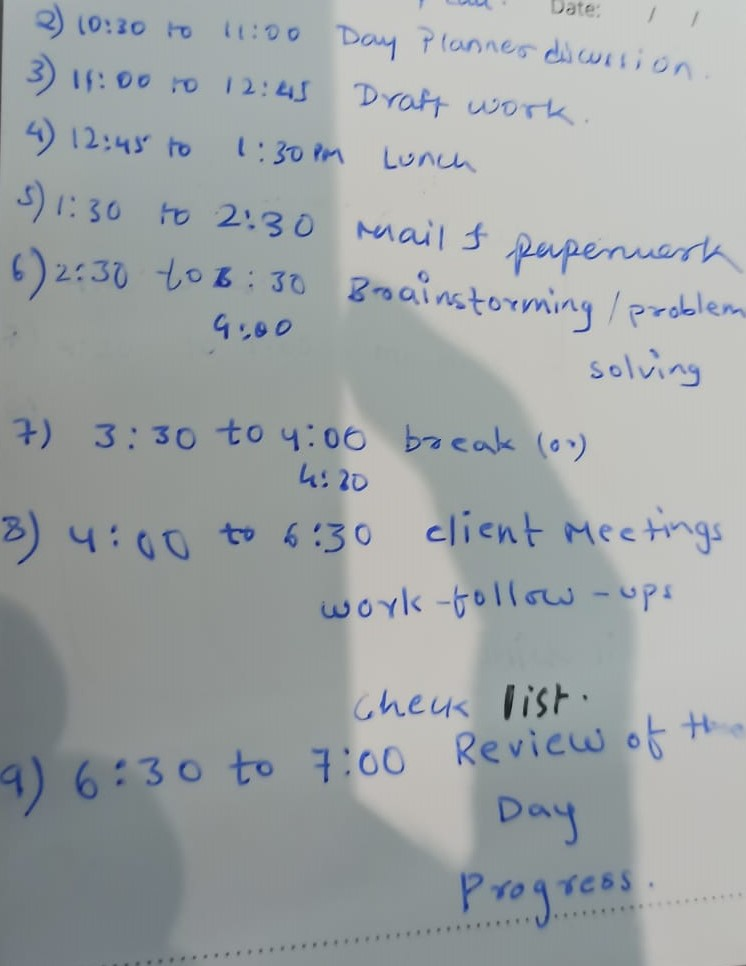
#> input picture Inputs/13.jpeg, 746 x 966 px
$ python -i 'Text enhance functions.py'   (imports and definitions only)   (older library calls are emulated)
#> lines starting #> are read from the running program, lines starting #| are printed output that depends on the picture
#> further down, picture is the input picture: shape (966, 746, 3); mean B, G, R 165.8, 164, 158.6
import cv2
import numpy as np

# [1 line not run here, left out]

def inversion(img):
    return cv2.bitwise_not(img)

def grayscale(img):
    return cv2.cvtColor(img,cv2.COLOR_BGR2GRAY)

def threshold_equalizer(img):
     thresh_val,thresh_img=cv2.threshold(img,120,220,cv2.THRESH_BINARY)
     return thresh_img

# [28 lines left out: functions noise_removal, font_thicker, font_thinner, laplacian, not called in this run]

def CLAHE(img):
    (b, g, r) = cv2.split(img)
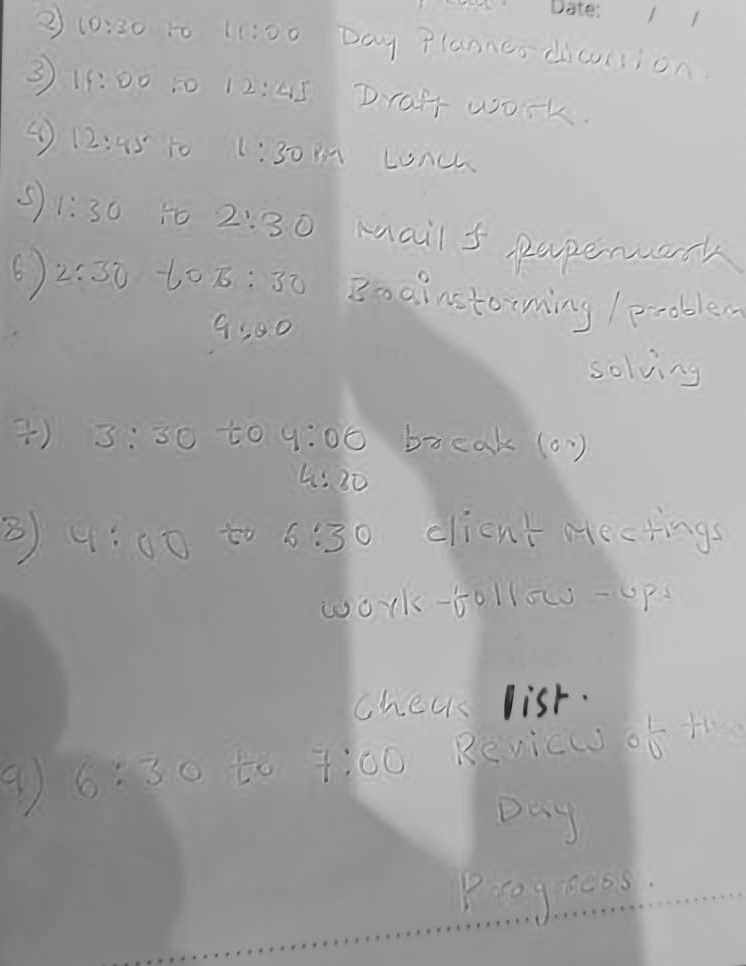
#> b: shape (966, 746); min 25, max 255, mean 165.8
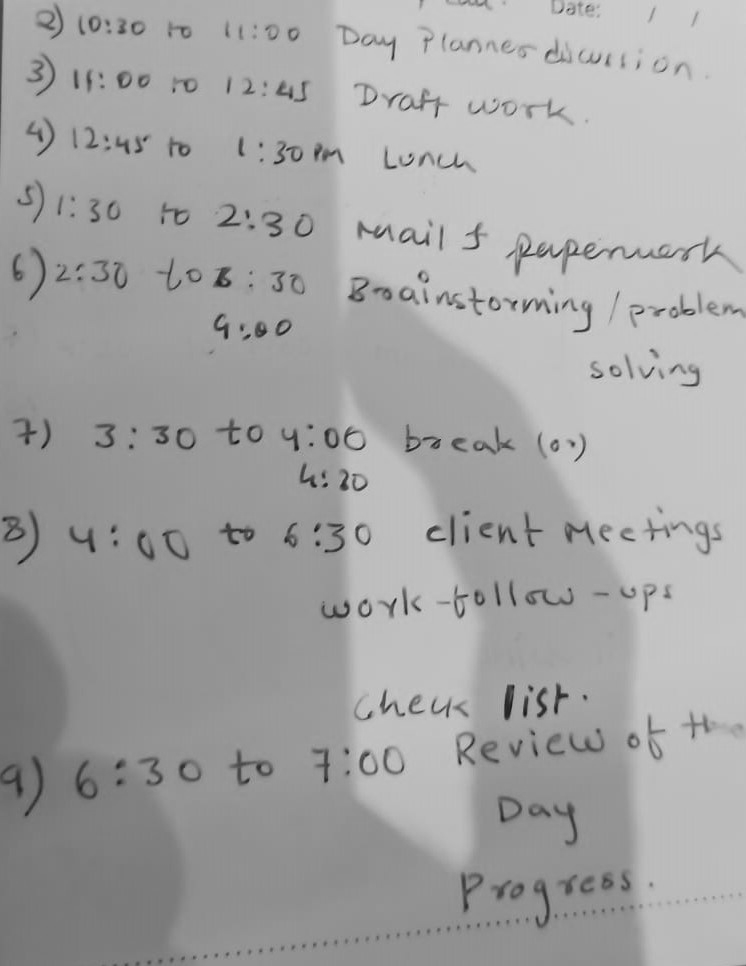
#> g: shape (966, 746); min 10, max 218, mean 164
    clahe=cv2.createCLAHE(clipLimit=3.0,tileGridSize=(8,8))
    equalized_imageb = clahe.apply(b)
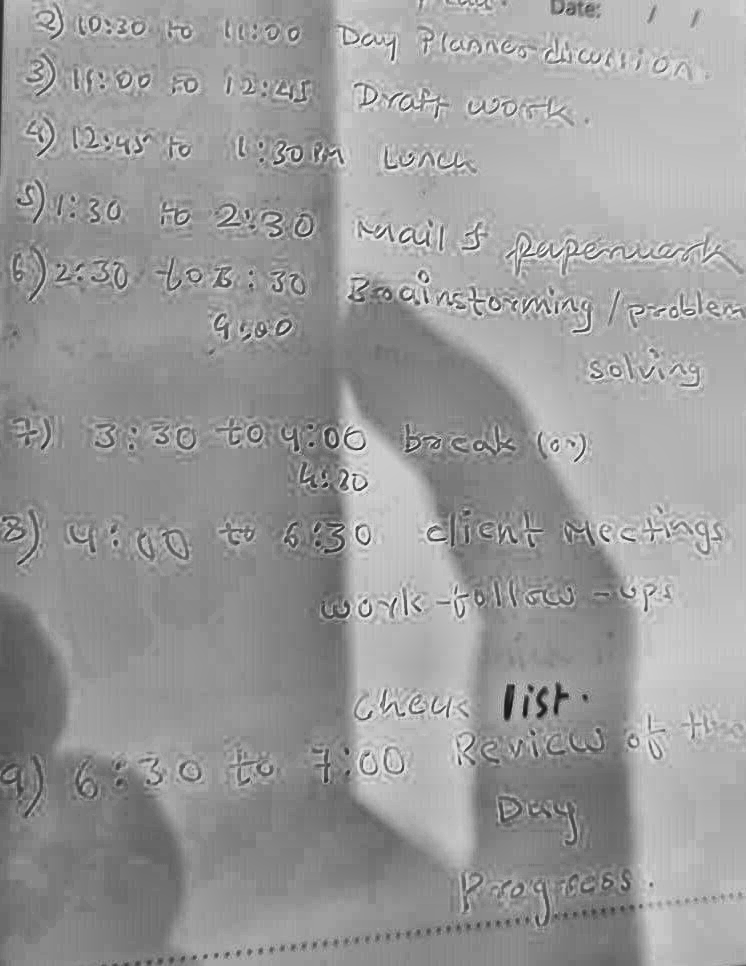
#> equalized_imageb: shape (966, 746); min 17, max 255, mean 154.8
    equalized_imageg = clahe.apply(g)
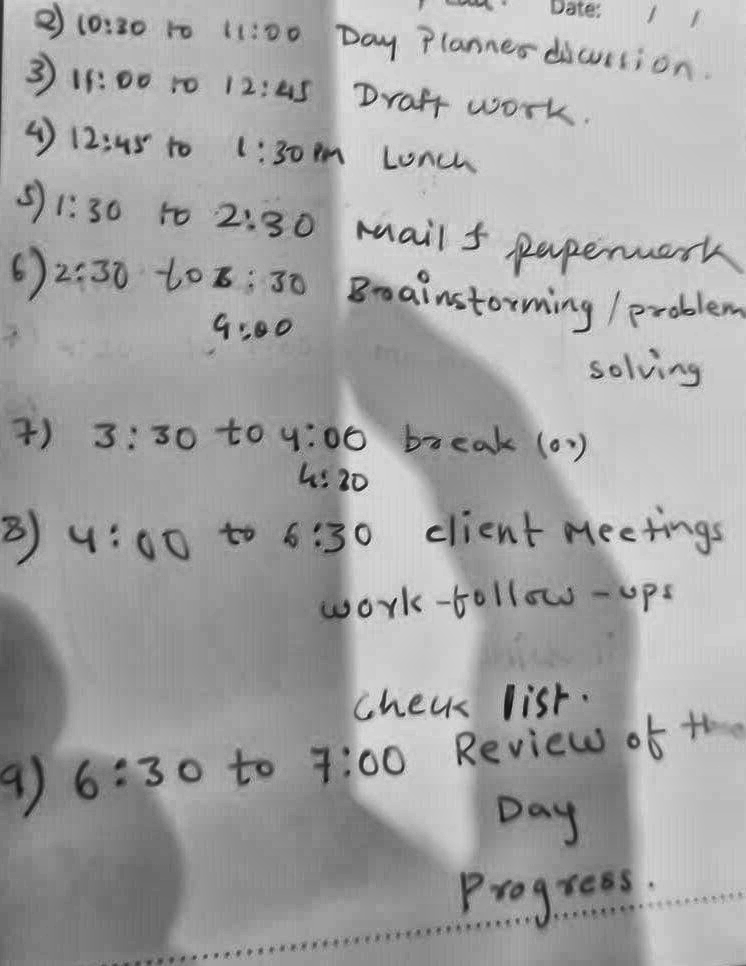
#> equalized_imageg: shape (966, 746); min 6, max 231, mean 163.3
    equalized_imager = clahe.apply(r)
    merged = cv2.merge([equalized_imageb, equalized_imageg, equalized_imager])
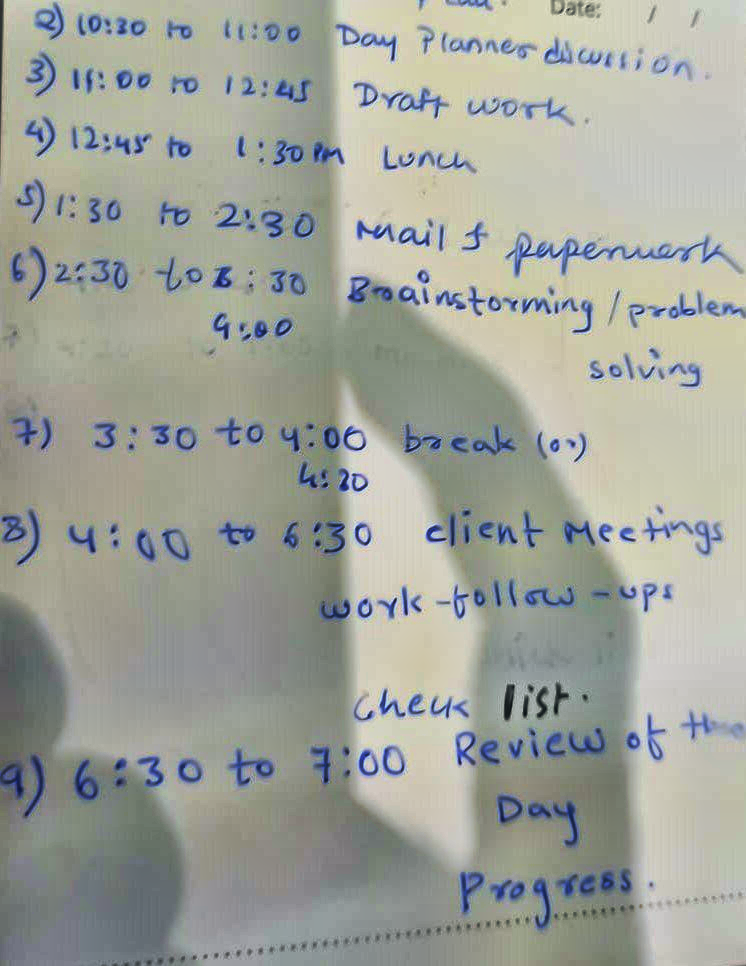
#> merged: shape (966, 746, 3); mean B, G, R 154.8, 163.3, 160
    clahe_img = cv2.cvtColor(merged, cv2.COLOR_LAB2BGR)
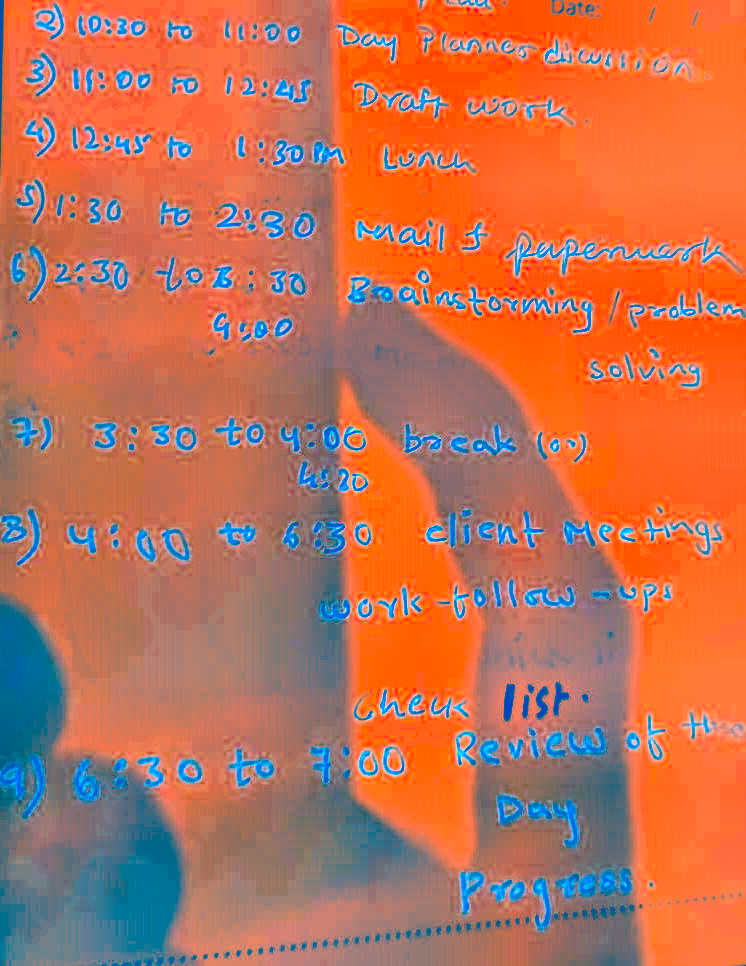
#> clahe_img: shape (966, 746, 3); mean B, G, R 86.1, 113.8, 191.3
    return clahe_img

# [12 lines left out: functions contrast_stretching, smooth_image, not called in this run]

def median_filter(image, kernel_size=5):
    return cv2.medianBlur(image, kernel_size)

# [5 lines left out: function inpaint_image, not called in this run]

# [1 line that did not run here, left out]

# Calculate the difference between the original and blurred images
# [1 line that did not run here, left out]

# Threshold the difference image to create a binary mask
threshold = 60
# [1 line that did not run here, left out]

# Apply morphological operations to clean up the mask
kernel = cv2.getStructuringElement(cv2.MORPH_RECT, (5, 5))
# [1 line that did not run here, left out]

# Find contours in the mask
# [1 line that did not run here, left out]

# Denoise shadow regions using mean filter and median filter
# [12 lines not run here, left out]


# [5 lines of commented-out code are left out]

# [1 line that did not run here, left out]
# [15 lines not run here, left out]

"""
ret,th = cv2.threshold(img,0,255,cv2.THRESH_BINARY+cv2.THRESH_OTSU)

kernel = np.ones((3,3),np.uint8)   # 3x3 kernel with all ones.
erosion = cv2.erode(th,kernel,iterations = 1)  #Erodes pixels based on the kernel defined

dilation = cv2.dilate(erosion,kernel,iterations = 1)  #Apply dilation after erosion to see the effect.

#Erosion followed by dilation can be a single operation called opening
opening = cv2.morphologyEx(th, cv2.MORPH_OPEN, kernel)  # Compare this image with the previous one

#Closing is opposit, dilation followed by erosion.
closing = cv2.morphologyEx(th, cv2.MORPH_CLOSE, kernel)

#Morphological gradient. This is the difference between dilation and erosion of an image
gradient = cv2.morphologyEx(th, cv2.MORPH_GRADIENT, kernel)

#It is the difference between input image and Opening of the image.
tophat = cv2.morphologyEx(th, cv2.MORPH_TOPHAT, kernel)

#It is the difference between the closing of the input image and input image.
blackhat = cv2.morphologyEx(img, cv2.MORPH_BLACKHAT, kernel)

cv2.imshow("Original Image", blackhat)
cv2.waitKey(0)
cv2.destroyAllWindows()"""

#Works well for random gaussian noise but not as good for salt and pepper

"""
import cv2
import numpy as np
from skimage import io, img_as_float
from skimage.restoration import denoise_tv_chambolle
from matplotlib import pyplot as plt

img = img_as_float(io.imread('images/BSE_25sigma_noisy.jpg', as_gray=True))


plt.hist(img.flat, bins=100, range=(0,1))  #.flat returns the flattened numpy array (1D)


denoise_img = denoise_tv_chambolle(img, weight=0.1, eps=0.0002, n_iter_max=200, multichannel=False)


denoise_tv_chambolle(image, weight=0.1, eps=0.0002, n_iter_max=200, multichannel=False)
weight: The greater weight, the more denoising (at the expense of fidelity to input).
eps: Relative difference of the value of the cost function that determines the stop criterion.
n_iter_max: Max number of iterations used for optimization


plt.hist(denoise_img.flat, bins=100, range=(0,1))  #.flat returns the flattened numpy array (1D)


cv2.imshow("Original", img)
cv2.imshow("TV Filtered", denoise_img)
cv2.waitKey(0)
cv2.destroyAllWindows()"""

>>> import cv2
>>> picture = cv2.imread('Inputs/13.jpeg')
>>> result = CLAHE(picture)

$ run again, on Inputs/img.png
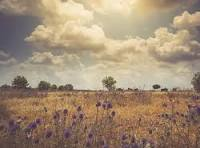
#> input picture Inputs/img.png, 200 x 148 px
#> picture is the input picture: shape (148, 200, 3); mean B, G, R 117.8, 141.4, 162.4
#> in CLAHE, `merged = cv2.merge([equalized_imageb, equalized_imageg, equalized_imag..`:
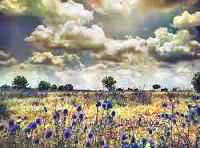
#> merged: shape (148, 200, 3); mean B, G, R 134.5, 151.1, 158.2
#> in CLAHE, `clahe_img = cv2.cvtColor(merged, cv2.COLOR_LAB2BGR)`:
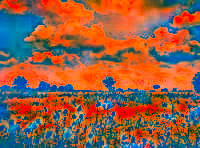
#> clahe_img: shape (148, 200, 3); mean B, G, R 69.7, 94.7, 147.6
